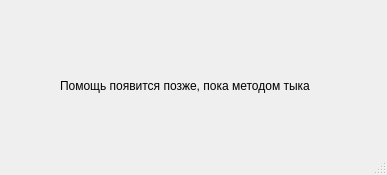
<?xml version="1.0" encoding="UTF-8"?>
<ui version="4.0">
 <class>MainWindow</class>
 <widget class="QMainWindow" name="MainWindow">
  <property name="geometry">
   <rect>
    <x>0</x>
    <y>0</y>
    <width>387</width>
    <height>175</height>
   </rect>
  </property>
  <property name="windowTitle">
   <string>MainWindow</string>
  </property>
  <widget class="QWidget" name="centralwidget">
   <widget class="QLabel" name="label">
    <property name="geometry">
     <rect>
      <x>60</x>
      <y>50</y>
      <width>421</width>
      <height>71</height>
     </rect>
    </property>
    <property name="text">
     <string>Помощь появится позже, пока методом тыка</string>
    </property>
   </widget>
  </widget>
  <widget class="QMenuBar" name="menubar">
   <property name="geometry">
    <rect>
     <x>0</x>
     <y>0</y>
     <width>387</width>
     <height>21</height>
    </rect>
   </property>
  </widget>
  <widget class="QStatusBar" name="statusbar"/>
 </widget>
 <resources/>
 <connections/>
</ui>
